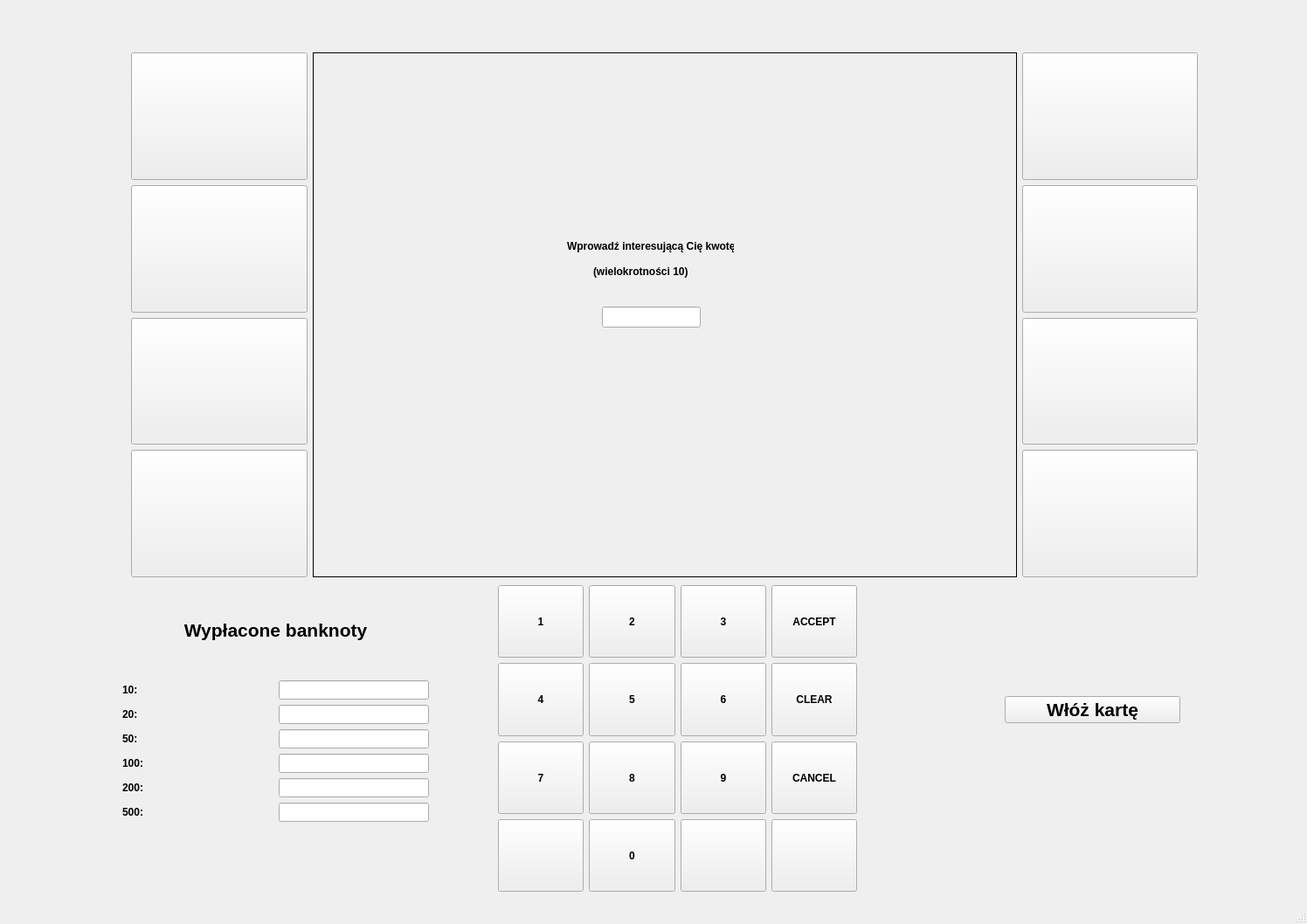
<?xml version="1.0" encoding="UTF-8"?>
<ui version="4.0">
 <class>MainWindow</class>
 <widget class="QMainWindow" name="MainWindow">
  <property name="geometry">
   <rect>
    <x>0</x>
    <y>0</y>
    <width>1496</width>
    <height>1058</height>
   </rect>
  </property>
  <property name="font">
   <font>
    <bold>true</bold>
   </font>
  </property>
  <property name="windowTitle">
   <string>MainWindow</string>
  </property>
  <widget class="QWidget" name="centralwidget">
   <property name="sizePolicy">
    <sizepolicy hsizetype="Preferred" vsizetype="Preferred">
     <horstretch>0</horstretch>
     <verstretch>0</verstretch>
    </sizepolicy>
   </property>
   <property name="styleSheet">
    <string notr="true"/>
   </property>
   <widget class="QWidget" name="gridLayoutWidget_2">
    <property name="geometry">
     <rect>
      <x>150</x>
      <y>60</y>
      <width>1221</width>
      <height>601</height>
     </rect>
    </property>
    <layout class="QGridLayout" name="gridLayout_2" rowstretch="40,40,40,40" columnstretch="40,160,40">
     <item row="1" column="0">
      <widget class="QPushButton" name="pushButton_19">
       <property name="sizePolicy">
        <sizepolicy hsizetype="Minimum" vsizetype="MinimumExpanding">
         <horstretch>0</horstretch>
         <verstretch>0</verstretch>
        </sizepolicy>
       </property>
       <property name="text">
        <string/>
       </property>
      </widget>
     </item>
     <item row="2" column="0">
      <widget class="QPushButton" name="pushButton_20">
       <property name="sizePolicy">
        <sizepolicy hsizetype="Minimum" vsizetype="MinimumExpanding">
         <horstretch>0</horstretch>
         <verstretch>0</verstretch>
        </sizepolicy>
       </property>
       <property name="text">
        <string/>
       </property>
      </widget>
     </item>
     <item row="1" column="2">
      <widget class="QPushButton" name="pushButton_22">
       <property name="sizePolicy">
        <sizepolicy hsizetype="Minimum" vsizetype="MinimumExpanding">
         <horstretch>0</horstretch>
         <verstretch>0</verstretch>
        </sizepolicy>
       </property>
       <property name="text">
        <string/>
       </property>
      </widget>
     </item>
     <item row="2" column="2">
      <widget class="QPushButton" name="pushButton_23">
       <property name="sizePolicy">
        <sizepolicy hsizetype="Minimum" vsizetype="MinimumExpanding">
         <horstretch>0</horstretch>
         <verstretch>0</verstretch>
        </sizepolicy>
       </property>
       <property name="text">
        <string/>
       </property>
      </widget>
     </item>
     <item row="0" column="0">
      <widget class="QPushButton" name="pushButton_17">
       <property name="sizePolicy">
        <sizepolicy hsizetype="Minimum" vsizetype="MinimumExpanding">
         <horstretch>0</horstretch>
         <verstretch>0</verstretch>
        </sizepolicy>
       </property>
       <property name="text">
        <string/>
       </property>
      </widget>
     </item>
     <item row="3" column="2">
      <widget class="QPushButton" name="pushButton_24">
       <property name="sizePolicy">
        <sizepolicy hsizetype="Minimum" vsizetype="MinimumExpanding">
         <horstretch>0</horstretch>
         <verstretch>0</verstretch>
        </sizepolicy>
       </property>
       <property name="text">
        <string/>
       </property>
      </widget>
     </item>
     <item row="0" column="2">
      <widget class="QPushButton" name="pushButton_18">
       <property name="sizePolicy">
        <sizepolicy hsizetype="Minimum" vsizetype="MinimumExpanding">
         <horstretch>0</horstretch>
         <verstretch>0</verstretch>
        </sizepolicy>
       </property>
       <property name="text">
        <string/>
       </property>
      </widget>
     </item>
     <item row="3" column="0">
      <widget class="QPushButton" name="pushButton_21">
       <property name="sizePolicy">
        <sizepolicy hsizetype="Minimum" vsizetype="MinimumExpanding">
         <horstretch>0</horstretch>
         <verstretch>0</verstretch>
        </sizepolicy>
       </property>
       <property name="text">
        <string/>
       </property>
      </widget>
     </item>
     <item row="0" column="1" rowspan="4">
      <widget class="QStackedWidget" name="stackedWidget">
       <property name="sizePolicy">
        <sizepolicy hsizetype="MinimumExpanding" vsizetype="MinimumExpanding">
         <horstretch>0</horstretch>
         <verstretch>0</verstretch>
        </sizepolicy>
       </property>
       <property name="font">
        <font>
         <bold>true</bold>
        </font>
       </property>
       <property name="styleSheet">
        <string notr="true">QStackedWidget {border: 1px solid black}</string>
       </property>
       <property name="currentIndex">
        <number>3</number>
       </property>
       <widget class="QWidget" name="page">
        <widget class="QLabel" name="label_2">
         <property name="geometry">
          <rect>
           <x>730</x>
           <y>220</y>
           <width>49</width>
           <height>16</height>
          </rect>
         </property>
         <property name="font">
          <font>
           <bold>true</bold>
          </font>
         </property>
         <property name="text">
          <string>WPŁAĆ</string>
         </property>
        </widget>
        <widget class="QLabel" name="label_3">
         <property name="geometry">
          <rect>
           <x>680</x>
           <y>360</y>
           <width>101</width>
           <height>20</height>
          </rect>
         </property>
         <property name="font">
          <font>
           <bold>true</bold>
          </font>
         </property>
         <property name="text">
          <string>WYCIĄG Z KONTA</string>
         </property>
        </widget>
        <widget class="QLabel" name="label_4">
         <property name="geometry">
          <rect>
           <x>30</x>
           <y>380</y>
           <width>61</width>
           <height>16</height>
          </rect>
         </property>
         <property name="font">
          <font>
           <bold>true</bold>
          </font>
         </property>
         <property name="text">
          <string>WYPŁAĆ</string>
         </property>
        </widget>
       </widget>
       <widget class="QWidget" name="page_8">
        <widget class="QLabel" name="label_28">
         <property name="geometry">
          <rect>
           <x>310</x>
           <y>260</y>
           <width>171</width>
           <height>41</height>
          </rect>
         </property>
         <property name="font">
          <font>
           <pointsize>16</pointsize>
           <bold>true</bold>
          </font>
         </property>
         <property name="text">
          <string>Wprowadź kartę</string>
         </property>
        </widget>
       </widget>
       <widget class="QWidget" name="page_3">
        <widget class="QLabel" name="label_5">
         <property name="geometry">
          <rect>
           <x>30</x>
           <y>70</y>
           <width>49</width>
           <height>16</height>
          </rect>
         </property>
         <property name="font">
          <font>
           <bold>true</bold>
          </font>
         </property>
         <property name="text">
          <string>500</string>
         </property>
        </widget>
        <widget class="QLabel" name="label_6">
         <property name="geometry">
          <rect>
           <x>30</x>
           <y>210</y>
           <width>49</width>
           <height>16</height>
          </rect>
         </property>
         <property name="font">
          <font>
           <bold>true</bold>
          </font>
         </property>
         <property name="text">
          <string>400</string>
         </property>
        </widget>
        <widget class="QLabel" name="label_7">
         <property name="geometry">
          <rect>
           <x>40</x>
           <y>370</y>
           <width>49</width>
           <height>16</height>
          </rect>
         </property>
         <property name="font">
          <font>
           <bold>true</bold>
          </font>
         </property>
         <property name="text">
          <string>200</string>
         </property>
        </widget>
        <widget class="QLabel" name="label_8">
         <property name="geometry">
          <rect>
           <x>40</x>
           <y>520</y>
           <width>49</width>
           <height>16</height>
          </rect>
         </property>
         <property name="font">
          <font>
           <bold>true</bold>
          </font>
         </property>
         <property name="text">
          <string>100</string>
         </property>
        </widget>
        <widget class="QLabel" name="label_9">
         <property name="geometry">
          <rect>
           <x>720</x>
           <y>70</y>
           <width>49</width>
           <height>16</height>
          </rect>
         </property>
         <property name="font">
          <font>
           <bold>true</bold>
          </font>
         </property>
         <property name="text">
          <string>50</string>
         </property>
        </widget>
        <widget class="QLabel" name="label_10">
         <property name="geometry">
          <rect>
           <x>720</x>
           <y>220</y>
           <width>49</width>
           <height>16</height>
          </rect>
         </property>
         <property name="font">
          <font>
           <bold>true</bold>
          </font>
         </property>
         <property name="text">
          <string>20</string>
         </property>
        </widget>
        <widget class="QLabel" name="label_11">
         <property name="geometry">
          <rect>
           <x>720</x>
           <y>370</y>
           <width>49</width>
           <height>16</height>
          </rect>
         </property>
         <property name="font">
          <font>
           <bold>true</bold>
          </font>
         </property>
         <property name="text">
          <string>10</string>
         </property>
        </widget>
        <widget class="QLabel" name="label_12">
         <property name="geometry">
          <rect>
           <x>720</x>
           <y>530</y>
           <width>49</width>
           <height>16</height>
          </rect>
         </property>
         <property name="font">
          <font>
           <bold>true</bold>
          </font>
         </property>
         <property name="text">
          <string>Inne</string>
         </property>
        </widget>
       </widget>
       <widget class="QWidget" name="page_4">
        <widget class="QLabel" name="label_13">
         <property name="geometry">
          <rect>
           <x>290</x>
           <y>210</y>
           <width>191</width>
           <height>21</height>
          </rect>
         </property>
         <property name="font">
          <font>
           <bold>true</bold>
          </font>
         </property>
         <property name="text">
          <string>Wprowadź interesującą Cię kwotę</string>
         </property>
        </widget>
        <widget class="QLineEdit" name="withdrawnInput">
         <property name="geometry">
          <rect>
           <x>330</x>
           <y>290</y>
           <width>113</width>
           <height>24</height>
          </rect>
         </property>
        </widget>
        <widget class="QLabel" name="label_14">
         <property name="geometry">
          <rect>
           <x>320</x>
           <y>240</y>
           <width>131</width>
           <height>20</height>
          </rect>
         </property>
         <property name="font">
          <font>
           <bold>true</bold>
          </font>
         </property>
         <property name="text">
          <string>(wielokrotności 10)</string>
         </property>
        </widget>
       </widget>
       <widget class="QWidget" name="page_5">
        <widget class="QLabel" name="label_15">
         <property name="geometry">
          <rect>
           <x>158</x>
           <y>145</y>
           <width>51</width>
           <height>21</height>
          </rect>
         </property>
         <property name="font">
          <font>
           <pointsize>16</pointsize>
           <bold>true</bold>
          </font>
         </property>
         <property name="text">
          <string>500</string>
         </property>
         <property name="alignment">
          <set>Qt::AlignCenter</set>
         </property>
        </widget>
        <widget class="QLabel" name="label_16">
         <property name="geometry">
          <rect>
           <x>158</x>
           <y>405</y>
           <width>51</width>
           <height>21</height>
          </rect>
         </property>
         <property name="font">
          <font>
           <pointsize>16</pointsize>
           <bold>true</bold>
          </font>
         </property>
         <property name="text">
          <string>100</string>
         </property>
         <property name="alignment">
          <set>Qt::AlignCenter</set>
         </property>
        </widget>
        <widget class="QLabel" name="label_17">
         <property name="geometry">
          <rect>
           <x>158</x>
           <y>276</y>
           <width>51</width>
           <height>20</height>
          </rect>
         </property>
         <property name="font">
          <font>
           <pointsize>16</pointsize>
           <bold>true</bold>
          </font>
         </property>
         <property name="text">
          <string>200</string>
         </property>
         <property name="alignment">
          <set>Qt::AlignCenter</set>
         </property>
        </widget>
        <widget class="QLabel" name="label_18">
         <property name="geometry">
          <rect>
           <x>518</x>
           <y>146</y>
           <width>51</width>
           <height>20</height>
          </rect>
         </property>
         <property name="font">
          <font>
           <pointsize>16</pointsize>
           <bold>true</bold>
          </font>
         </property>
         <property name="text">
          <string>50</string>
         </property>
         <property name="alignment">
          <set>Qt::AlignCenter</set>
         </property>
        </widget>
        <widget class="QLabel" name="label_19">
         <property name="geometry">
          <rect>
           <x>518</x>
           <y>276</y>
           <width>51</width>
           <height>20</height>
          </rect>
         </property>
         <property name="font">
          <font>
           <pointsize>16</pointsize>
           <bold>true</bold>
          </font>
         </property>
         <property name="text">
          <string>20</string>
         </property>
         <property name="alignment">
          <set>Qt::AlignCenter</set>
         </property>
        </widget>
        <widget class="QLabel" name="label_20">
         <property name="geometry">
          <rect>
           <x>518</x>
           <y>405</y>
           <width>51</width>
           <height>31</height>
          </rect>
         </property>
         <property name="font">
          <font>
           <pointsize>16</pointsize>
           <bold>true</bold>
          </font>
         </property>
         <property name="text">
          <string>10</string>
         </property>
         <property name="alignment">
          <set>Qt::AlignCenter</set>
         </property>
        </widget>
        <widget class="QLabel" name="label_21">
         <property name="geometry">
          <rect>
           <x>280</x>
           <y>50</y>
           <width>201</width>
           <height>16</height>
          </rect>
         </property>
         <property name="font">
          <font>
           <bold>true</bold>
          </font>
         </property>
         <property name="text">
          <string>Podaj ilości wpłacanych banknotów</string>
         </property>
        </widget>
        <widget class="QLineEdit" name="amount500">
         <property name="geometry">
          <rect>
           <x>130</x>
           <y>210</y>
           <width>113</width>
           <height>24</height>
          </rect>
         </property>
        </widget>
        <widget class="QLineEdit" name="amount200">
         <property name="geometry">
          <rect>
           <x>130</x>
           <y>340</y>
           <width>113</width>
           <height>24</height>
          </rect>
         </property>
        </widget>
        <widget class="QLineEdit" name="amount100">
         <property name="geometry">
          <rect>
           <x>130</x>
           <y>470</y>
           <width>113</width>
           <height>24</height>
          </rect>
         </property>
        </widget>
        <widget class="QLineEdit" name="amount50">
         <property name="geometry">
          <rect>
           <x>490</x>
           <y>210</y>
           <width>113</width>
           <height>24</height>
          </rect>
         </property>
        </widget>
        <widget class="QLineEdit" name="amount20">
         <property name="geometry">
          <rect>
           <x>490</x>
           <y>340</y>
           <width>113</width>
           <height>24</height>
          </rect>
         </property>
        </widget>
        <widget class="QLineEdit" name="amount10">
         <property name="geometry">
          <rect>
           <x>490</x>
           <y>470</y>
           <width>113</width>
           <height>24</height>
          </rect>
         </property>
        </widget>
       </widget>
       <widget class="QWidget" name="page_2">
        <widget class="QLineEdit" name="pin">
         <property name="geometry">
          <rect>
           <x>300</x>
           <y>310</y>
           <width>211</width>
           <height>61</height>
          </rect>
         </property>
         <property name="font">
          <font>
           <bold>true</bold>
          </font>
         </property>
         <property name="maxLength">
          <number>4</number>
         </property>
         <property name="echoMode">
          <enum>QLineEdit::Password</enum>
         </property>
        </widget>
        <widget class="QLabel" name="label">
         <property name="geometry">
          <rect>
           <x>290</x>
           <y>190</y>
           <width>241</width>
           <height>81</height>
          </rect>
         </property>
         <property name="font">
          <font>
           <pointsize>16</pointsize>
           <bold>true</bold>
          </font>
         </property>
         <property name="text">
          <string>Wprowadź PIN</string>
         </property>
        </widget>
       </widget>
      </widget>
     </item>
    </layout>
    <zorder>pushButton_19</zorder>
    <zorder>pushButton_23</zorder>
    <zorder>pushButton_18</zorder>
    <zorder>pushButton_20</zorder>
    <zorder>pushButton_17</zorder>
    <zorder>pushButton_22</zorder>
    <zorder>pushButton_24</zorder>
    <zorder>pushButton_21</zorder>
    <zorder>stackedWidget</zorder>
   </widget>
   <widget class="QStackedWidget" name="stackedWidget_2">
    <property name="geometry">
     <rect>
      <x>140</x>
      <y>670</y>
      <width>351</width>
      <height>271</height>
     </rect>
    </property>
    <property name="currentIndex">
     <number>1</number>
    </property>
    <widget class="QWidget" name="page_6">
     <widget class="QWidget" name="gridLayoutWidget_3">
      <property name="geometry">
       <rect>
        <x>9</x>
        <y>9</y>
        <width>341</width>
        <height>261</height>
       </rect>
      </property>
      <layout class="QGridLayout" name="gridLayout_3">
       <item row="3" column="1">
        <widget class="QLineEdit" name="monthlyLimit"/>
       </item>
       <item row="0" column="1">
        <widget class="QLineEdit" name="accountNumber"/>
       </item>
       <item row="5" column="0">
        <widget class="QLabel" name="label_27">
         <property name="text">
          <string>Miesięczna wypłata:</string>
         </property>
        </widget>
       </item>
       <item row="0" column="0">
        <widget class="QLabel" name="label_23">
         <property name="text">
          <string>Numer konta:</string>
         </property>
        </widget>
       </item>
       <item row="3" column="0">
        <widget class="QLabel" name="label_24">
         <property name="text">
          <string>Miesięczny limit:</string>
         </property>
        </widget>
       </item>
       <item row="4" column="0">
        <widget class="QLabel" name="label_25">
         <property name="text">
          <string>Dzienna wypłata:</string>
         </property>
        </widget>
       </item>
       <item row="2" column="1">
        <widget class="QLineEdit" name="dailyLimit"/>
       </item>
       <item row="5" column="1">
        <widget class="QLineEdit" name="monthlyWithdrawn"/>
       </item>
       <item row="1" column="0">
        <widget class="QLabel" name="label_22">
         <property name="text">
          <string>Balans:</string>
         </property>
        </widget>
       </item>
       <item row="4" column="1">
        <widget class="QLineEdit" name="dailyWithdrawn"/>
       </item>
       <item row="2" column="0">
        <widget class="QLabel" name="label_26">
         <property name="text">
          <string>Dzienny limit:</string>
         </property>
        </widget>
       </item>
       <item row="1" column="1">
        <widget class="QLineEdit" name="balance"/>
       </item>
      </layout>
     </widget>
    </widget>
    <widget class="QWidget" name="page_7">
     <widget class="QWidget" name="gridLayoutWidget_4">
      <property name="geometry">
       <rect>
        <x>0</x>
        <y>0</y>
        <width>351</width>
        <height>271</height>
       </rect>
      </property>
      <layout class="QGridLayout" name="gridLayout_4" columnstretch="50,50">
       <item row="4" column="0">
        <widget class="QLabel" name="label_32">
         <property name="text">
          <string>100:</string>
         </property>
        </widget>
       </item>
       <item row="2" column="1">
        <widget class="QLineEdit" name="banknote20"/>
       </item>
       <item row="1" column="0">
        <widget class="QLabel" name="label_29">
         <property name="text">
          <string>10:</string>
         </property>
        </widget>
       </item>
       <item row="1" column="1">
        <widget class="QLineEdit" name="banknote10"/>
       </item>
       <item row="3" column="1">
        <widget class="QLineEdit" name="banknote50"/>
       </item>
       <item row="4" column="1">
        <widget class="QLineEdit" name="banknote100"/>
       </item>
       <item row="5" column="0">
        <widget class="QLabel" name="label_33">
         <property name="text">
          <string>200:</string>
         </property>
        </widget>
       </item>
       <item row="6" column="1">
        <widget class="QLineEdit" name="banknote500"/>
       </item>
       <item row="3" column="0">
        <widget class="QLabel" name="label_31">
         <property name="text">
          <string>50:</string>
         </property>
        </widget>
       </item>
       <item row="2" column="0">
        <widget class="QLabel" name="label_30">
         <property name="text">
          <string>20:</string>
         </property>
        </widget>
       </item>
       <item row="6" column="0">
        <widget class="QLabel" name="label_34">
         <property name="text">
          <string>500:</string>
         </property>
        </widget>
       </item>
       <item row="5" column="1">
        <widget class="QLineEdit" name="banknote200"/>
       </item>
       <item row="0" column="0" colspan="2">
        <widget class="QLabel" name="label_35">
         <property name="font">
          <font>
           <pointsize>16</pointsize>
           <bold>true</bold>
          </font>
         </property>
         <property name="text">
          <string>Wypłacone banknoty</string>
         </property>
         <property name="alignment">
          <set>Qt::AlignCenter</set>
         </property>
        </widget>
       </item>
      </layout>
     </widget>
    </widget>
    <widget class="QWidget" name="page_9"/>
   </widget>
   <widget class="QPushButton" name="pushButton_25">
    <property name="geometry">
     <rect>
      <x>1150</x>
      <y>797</y>
      <width>201</width>
      <height>31</height>
     </rect>
    </property>
    <property name="font">
     <font>
      <pointsize>16</pointsize>
      <bold>true</bold>
     </font>
    </property>
    <property name="text">
     <string>Włóż kartę</string>
    </property>
   </widget>
   <widget class="QWidget" name="gridLayoutWidget">
    <property name="geometry">
     <rect>
      <x>570</x>
      <y>670</y>
      <width>411</width>
      <height>351</height>
     </rect>
    </property>
    <layout class="QGridLayout" name="gridLayout" rowstretch="10,10,10,10" columnstretch="10,10,10,10">
     <item row="1" column="1">
      <widget class="QPushButton" name="pushButton_5">
       <property name="sizePolicy">
        <sizepolicy hsizetype="Minimum" vsizetype="MinimumExpanding">
         <horstretch>0</horstretch>
         <verstretch>0</verstretch>
        </sizepolicy>
       </property>
       <property name="text">
        <string>5</string>
       </property>
      </widget>
     </item>
     <item row="0" column="3">
      <widget class="QPushButton" name="pushButton_14">
       <property name="sizePolicy">
        <sizepolicy hsizetype="Minimum" vsizetype="MinimumExpanding">
         <horstretch>0</horstretch>
         <verstretch>0</verstretch>
        </sizepolicy>
       </property>
       <property name="text">
        <string>ACCEPT</string>
       </property>
      </widget>
     </item>
     <item row="1" column="3">
      <widget class="QPushButton" name="pushButton_7">
       <property name="sizePolicy">
        <sizepolicy hsizetype="Minimum" vsizetype="MinimumExpanding">
         <horstretch>0</horstretch>
         <verstretch>0</verstretch>
        </sizepolicy>
       </property>
       <property name="text">
        <string>CLEAR</string>
       </property>
      </widget>
     </item>
     <item row="3" column="2">
      <widget class="QPushButton" name="pushButton_11">
       <property name="sizePolicy">
        <sizepolicy hsizetype="Minimum" vsizetype="MinimumExpanding">
         <horstretch>0</horstretch>
         <verstretch>0</verstretch>
        </sizepolicy>
       </property>
       <property name="text">
        <string/>
       </property>
      </widget>
     </item>
     <item row="2" column="0">
      <widget class="QPushButton" name="pushButton_4">
       <property name="sizePolicy">
        <sizepolicy hsizetype="Minimum" vsizetype="MinimumExpanding">
         <horstretch>0</horstretch>
         <verstretch>0</verstretch>
        </sizepolicy>
       </property>
       <property name="text">
        <string>7</string>
       </property>
      </widget>
     </item>
     <item row="1" column="2">
      <widget class="QPushButton" name="pushButton_6">
       <property name="sizePolicy">
        <sizepolicy hsizetype="Minimum" vsizetype="MinimumExpanding">
         <horstretch>0</horstretch>
         <verstretch>0</verstretch>
        </sizepolicy>
       </property>
       <property name="text">
        <string>6</string>
       </property>
      </widget>
     </item>
     <item row="1" column="0">
      <widget class="QPushButton" name="pushButton_2">
       <property name="sizePolicy">
        <sizepolicy hsizetype="Minimum" vsizetype="MinimumExpanding">
         <horstretch>0</horstretch>
         <verstretch>0</verstretch>
        </sizepolicy>
       </property>
       <property name="text">
        <string>4</string>
       </property>
      </widget>
     </item>
     <item row="2" column="2">
      <widget class="QPushButton" name="pushButton_9">
       <property name="sizePolicy">
        <sizepolicy hsizetype="Minimum" vsizetype="MinimumExpanding">
         <horstretch>0</horstretch>
         <verstretch>0</verstretch>
        </sizepolicy>
       </property>
       <property name="text">
        <string>9</string>
       </property>
      </widget>
     </item>
     <item row="0" column="2">
      <widget class="QPushButton" name="pushButton_13">
       <property name="sizePolicy">
        <sizepolicy hsizetype="Minimum" vsizetype="MinimumExpanding">
         <horstretch>0</horstretch>
         <verstretch>0</verstretch>
        </sizepolicy>
       </property>
       <property name="text">
        <string>3</string>
       </property>
      </widget>
     </item>
     <item row="2" column="1">
      <widget class="QPushButton" name="pushButton_8">
       <property name="sizePolicy">
        <sizepolicy hsizetype="Minimum" vsizetype="MinimumExpanding">
         <horstretch>0</horstretch>
         <verstretch>0</verstretch>
        </sizepolicy>
       </property>
       <property name="text">
        <string>8</string>
       </property>
      </widget>
     </item>
     <item row="3" column="0">
      <widget class="QPushButton" name="pushButton_3">
       <property name="sizePolicy">
        <sizepolicy hsizetype="Minimum" vsizetype="MinimumExpanding">
         <horstretch>0</horstretch>
         <verstretch>0</verstretch>
        </sizepolicy>
       </property>
       <property name="text">
        <string/>
       </property>
      </widget>
     </item>
     <item row="3" column="3">
      <widget class="QPushButton" name="pushButton_16">
       <property name="sizePolicy">
        <sizepolicy hsizetype="Minimum" vsizetype="MinimumExpanding">
         <horstretch>0</horstretch>
         <verstretch>0</verstretch>
        </sizepolicy>
       </property>
       <property name="text">
        <string/>
       </property>
      </widget>
     </item>
     <item row="0" column="1">
      <widget class="QPushButton" name="pushButton_12">
       <property name="sizePolicy">
        <sizepolicy hsizetype="Minimum" vsizetype="MinimumExpanding">
         <horstretch>0</horstretch>
         <verstretch>0</verstretch>
        </sizepolicy>
       </property>
       <property name="text">
        <string>2</string>
       </property>
      </widget>
     </item>
     <item row="3" column="1">
      <widget class="QPushButton" name="pushButton_10">
       <property name="sizePolicy">
        <sizepolicy hsizetype="Minimum" vsizetype="MinimumExpanding">
         <horstretch>0</horstretch>
         <verstretch>0</verstretch>
        </sizepolicy>
       </property>
       <property name="text">
        <string>0</string>
       </property>
      </widget>
     </item>
     <item row="2" column="3">
      <widget class="QPushButton" name="pushButton_15">
       <property name="sizePolicy">
        <sizepolicy hsizetype="Minimum" vsizetype="MinimumExpanding">
         <horstretch>0</horstretch>
         <verstretch>0</verstretch>
        </sizepolicy>
       </property>
       <property name="text">
        <string>CANCEL</string>
       </property>
      </widget>
     </item>
     <item row="0" column="0">
      <widget class="QPushButton" name="pushButton">
       <property name="sizePolicy">
        <sizepolicy hsizetype="Minimum" vsizetype="MinimumExpanding">
         <horstretch>0</horstretch>
         <verstretch>0</verstretch>
        </sizepolicy>
       </property>
       <property name="text">
        <string>1</string>
       </property>
      </widget>
     </item>
    </layout>
   </widget>
  </widget>
  <widget class="QMenuBar" name="menubar">
   <property name="geometry">
    <rect>
     <x>0</x>
     <y>0</y>
     <width>1496</width>
     <height>21</height>
    </rect>
   </property>
  </widget>
  <widget class="QStatusBar" name="statusbar"/>
 </widget>
 <resources/>
 <connections/>
</ui>
